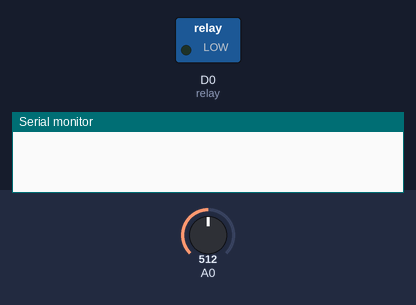
This sketch was run on a simulated ESP8266 (NodeMCU). Parts: switched loads named in the sketch (green lamp = pin HIGH), the last lines printed to the serial monitor. Inputs (shaded band) come from the test bench; at power-on: A0 = 512. WiFi joins after 1.5 s; servers stay silent unless stated.

Above: at 0.0 s.
At 3.9 s:
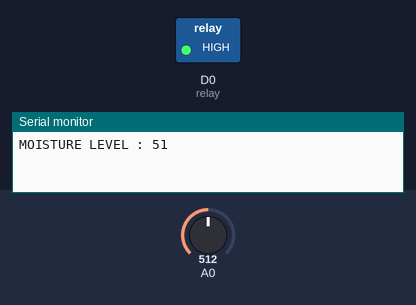
Timing chart, 0 to 5.4 s (numbered marks = the images above):
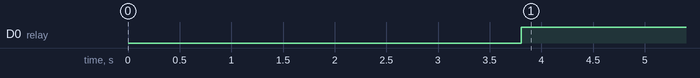

Measured:
- by itself, D0 (relay): LOW → HIGH at 3.8 s

The sketch:

Soil.ino
```cpp
#include <SoftwareSerial.h>
#define BLYNK_PRINT Serial
#include <ESP8266WiFi.h>
#include <BlynkSimpleEsp8266.h>


char auth[] = "80f287b3d7e54e5eb09d9f57942dc4e8";              //Your Project authentication key
char ssid[] = "Free ka nhi h..";                          //"JioFi2_CAE25A";                                       // Name of your network (HotSpot or Router name)
char pass[] = "18120109";                          //"irjvejbcq2";                                      // Corresponding Password


int relay= D0; // Wet Indicator at Digital PIN D0


// defines variables

int sense_Pin= 0; // Soil Sensor input at Analog PIN A0
int value= 0;
long motoron=0;
long motoroff=0;

void setup() {
   Serial.begin(9600);
   pinMode(relay,OUTPUT);


   delay(2000);
   Blynk.begin(auth,ssid,pass);
}

void loop() {
  Blynk.run();
   Serial.print("MOISTURE LEVEL : ");
   value= analogRead(sense_Pin);
   value= value/10;
   Serial.println(value);
   Blynk.virtualWrite(V1, value);
   if(value>75)
   {
      digitalWrite(relay, LOW);
      delay(1000);

      motoron++;
      motoroff=0;
   }
   else
   {
      digitalWrite(relay,HIGH);


    motoroff++;
    motoron=0;
   }

   if(motoroff==1){
    Blynk.notify("Your Plants Have Full of Water Motor Turned OFF");
    }


    if(motoron==1){
    Blynk.notify("Your Plants Need Water Motor Turning ON");
    }


delay(500);
}
```
